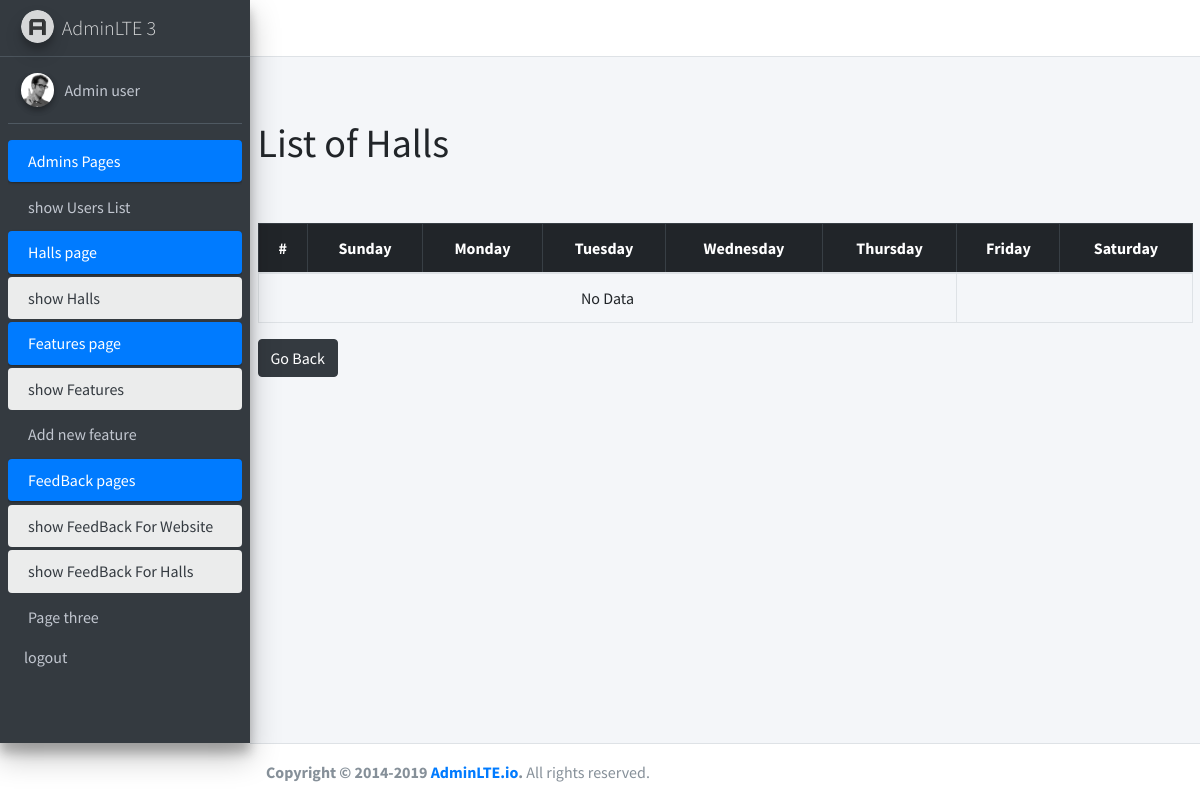
The app's page /admin/showprice.php?hallId=78, older data.
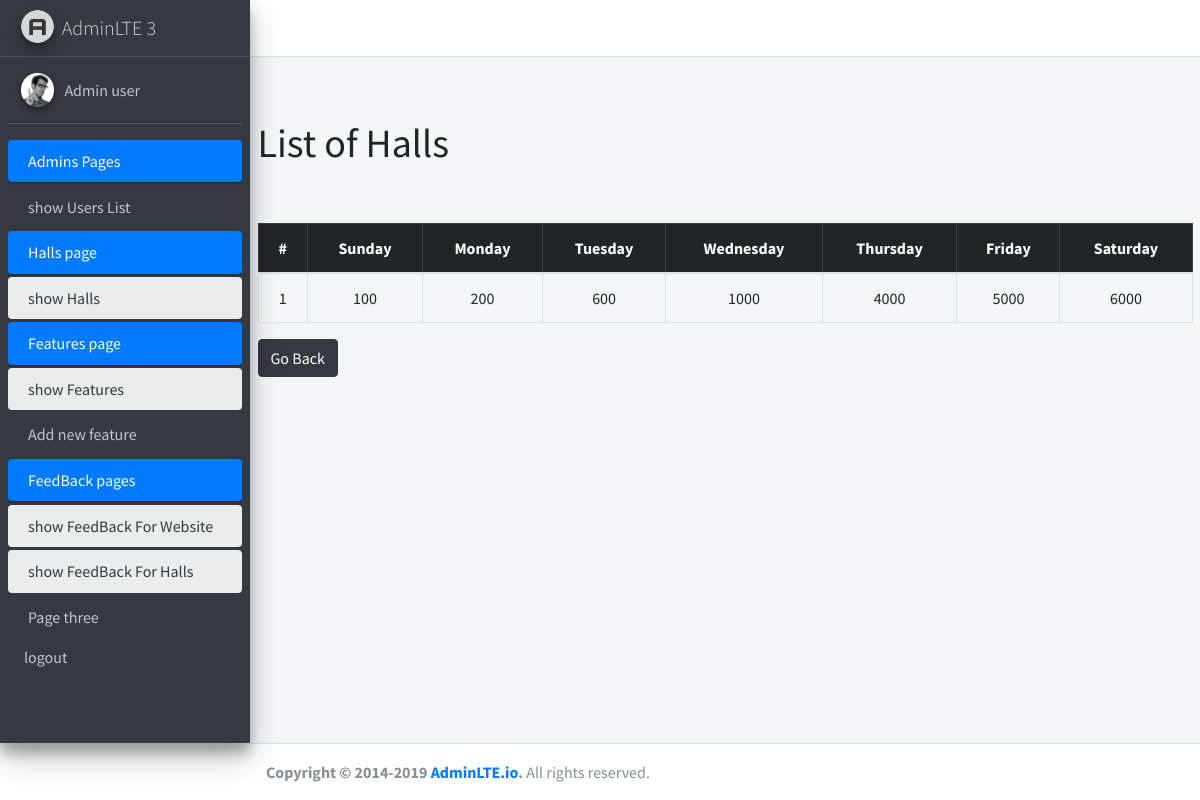
The same page, newer data.
### tables this page shows
CREATE TABLE `prices` (
  `id` int NOT NULL,
  `hall_id` int NOT NULL,
  `Sunday` int NOT NULL,
  `Monday` int NOT NULL,
  `Tuesday` int NOT NULL,
  `Wednesday` int NOT NULL,
  `Thursday` int NOT NULL,
  `Friday` int NOT NULL,
  `Saturday` int NOT NULL
);

### admin/showprice.php (the view, shortened to what this page needs)
<?php session_start();
require("handlers/db.php");
$hall_id=$_GET['hallId'];
$sql="SELECT * FROM prices  where hall_id ='$hall_id'";
$sqlResult=mysqli_query($conn,$sql);
$hallData=mysqli_fetch_all($sqlResult);
$sql="SELECT * FROM prices  where hall_id = '$hall_id' ";
$query=mysqli_query($conn,$sql);
if(mysqli_num_rows($query)>0){
    $halls=mysqli_fetch_all($query,MYSQLI_ASSOC);
}
require("inc/header.php");
?>
<main role="main" class="flex-shrink-0 ">
        <div class="container">
        <br>
            <h1>List of Halls</h1>
            <br>
        <br>
            <table class="table table-bordered text-center justify-content-start">
                <thead  class="table-dark">
                    <tr>
                    <th scope="col">#</th>
                    <th scope="col"> Sunday</th>
                    <th scope="col"  >Monday</th>
                    <th scope="col">Tuesday</th>
                    <th scope="col">Wednesday</th>
                    <th scope="col">Thursday</th>
                    <th scope="col">Friday</th>
                    <th scope="col">Saturday</th>
                    </tr>
                </thead>
                <tbody>
<?php
if(isset($halls)){
foreach($hallData as $index=>$halls){?>
    <tr>
    <td><?=$index+1;?></td>
    <td><?=$halls[2];?></td>
    <td><?=$halls[3];?></td>
    <td><?=$halls[4];?></td>
    <td><?=$halls[5];?></td>
    <td><?=$halls[6];?></td>
    <td><?=$halls[7];?></td>
    <td><?=$halls[8];?></td>
    </tr>
<?php }
}
else{?>
  <tr>
    <td colspan="6" class="text-center">No Data</td>
  </tr>
  <?php
} ?>
                </tbody>
            </table>
           <button class="btn btn-dark" onclick="history.back()">Go Back</button>
        </div>
    </main>
  <?php
require("inc/footer.php");
?>

### admin/inc/header.php (shortened to what this page needs)
<!DOCTYPE html>
<html lang="en">
<head>
  <link rel="stylesheet" href="assets/css/fontawesome.all.css">
  <link rel="stylesheet" href="assets/css/adminlte.css">
</head>
<body class="hold-transition sidebar-mini">
<div class="wrapper">
  <nav class="main-header navbar navbar-expand navbar-white navbar-light">
    <ul class="navbar-nav">
      <li class="nav-item">
        <a class="nav-link" data-widget="pushmenu" href="#" role="button"><i class="fas fa-bars"></i></a>
      </li>
    </ul>
  </nav>
  <aside class="main-sidebar sidebar-dark-primary elevation-4">
    <a href="#" class="brand-link">
      <img src="assets/img/logo.png" alt="AdminLTE Logo" class="brand-image img-circle elevation-3"
           style="opacity: .8">
      <span class="brand-text font-weight-light">AdminLTE 3</span>
    </a>
    <div class="sidebar">
      <div class="user-panel mt-3 pb-3 mb-3 d-flex">
        <div class="image">
          <img src="assets/img/user-profile.jpg" class="img-circle elevation-2" alt="User Image">
        </div>
        <div class="info">
          <a href="#" class="d-block">Admin user</a>
        </div>
      </div>
      <nav class="mt-2">
        <ul class="nav nav-pills nav-sidebar flex-column" data-widget="treeview" role="menu" data-accordion="false">
               <?php if( ($_SESSION['usertype'] != 'owner') ){?>
          <li class="nav-item has-treeview menu-open">
            <a href="#" class="nav-link active">
              <p>
                Admins Pages
              </p>
            </a>
            <ul class="nav nav-treeview">
              <li class="nav-item">
                <a href="showusers.php" class="nav-link ">
                  <p>show Users List</p>
                </a>
              </li>
            </ul>
          </li>
          <li class="nav-item has-treeview menu-open">
            <a href="#" class="nav-link active">
              <p>
                Halls page
              </p>
            </a>
            <ul class="nav nav-treeview">
              <li class="nav-item">
                <a href="showhalls.php" class="nav-link active ">
                  <p>show Halls</p>
                </a>
              </li>
            </ul>
          </li>
          <?php }?>
          <?php if( ($_SESSION['usertype'] != 'owner') ){?>
          <li class="nav-item has-treeview menu-open">
            <a href="#" class="nav-link active">
              <p>
                Features page
              </p>
            </a>
            <ul class="nav nav-treeview">
              <li class="nav-item">
                <a href="showfeatures.php" class="nav-link active ">
                  <p>show Features</p>
                </a>
              </li>
              <li class="nav-item">
                <a href="createfeature.php" class="nav-link ">
                  <p>Add new feature</p>
                </a>
              </li>
            </ul>
          </li>
          <?php }?>
          <?php if( ($_SESSION['usertype']!= 'owner') ){?>
          <li class="nav-item has-treeview menu-open">
            <a href="#" class="nav-link active">
              <p>
                FeedBack pages
              </p>
            </a>
            <ul class="nav nav-treeview">
              <li class="nav-item">
                <a href="ShowFeedBack.php" class="nav-link active ">
                  <p>show FeedBack For Website</p>
                </a>
              </li>
              <li class="nav-item">
                <a href="showfeedbacksubhallAdmin.php" class="nav-link active ">
                  <p>show FeedBack For Halls</p>
                </a>
              </li>
            </ul>
          </li>
          <li class="nav-item">
            <a href="#" class="nav-link">
              <p>
                Page three
              </p>
            </a>
          </li>
          <?php }?>
        </ul>
      </nav>
      <?php if( ($_SESSION['usertype']!= 'owner') ){?>
      <div class="float-left d-none d-sm-inline">
    <a class="dropdown-item" href="../admin/handlers/logout.php">logout</a>
    </div>
    <?php }else{?>
      <div class="float-left d-none d-sm-inline">
    <a class="dropdown-item" href="../admin/handlers/logout.php">Back to Home</a>
    </div>
    <?php }?>
    </div>
  </aside>
  <div class="content-wrapper">
    <div class="content-header">
    </div>

### admin/inc/footer.php (shortened to what this page needs)
</div>
      </div>
  <footer class="main-footer">
    <strong>Copyright &copy; 2014-2019 <a href="https://adminlte.io">AdminLTE.io</a>.</strong> All rights reserved.
  </footer>
</body>
</html>

Row changes from the older to the newer data that the page shows:
added prices: Sunday "100", Monday "200", Tuesday "600", Wednesday "1000", Thursday "4000", Friday "5000", Saturday "6000"
Text that changed along with them:
text no longer shown: "No Data"
